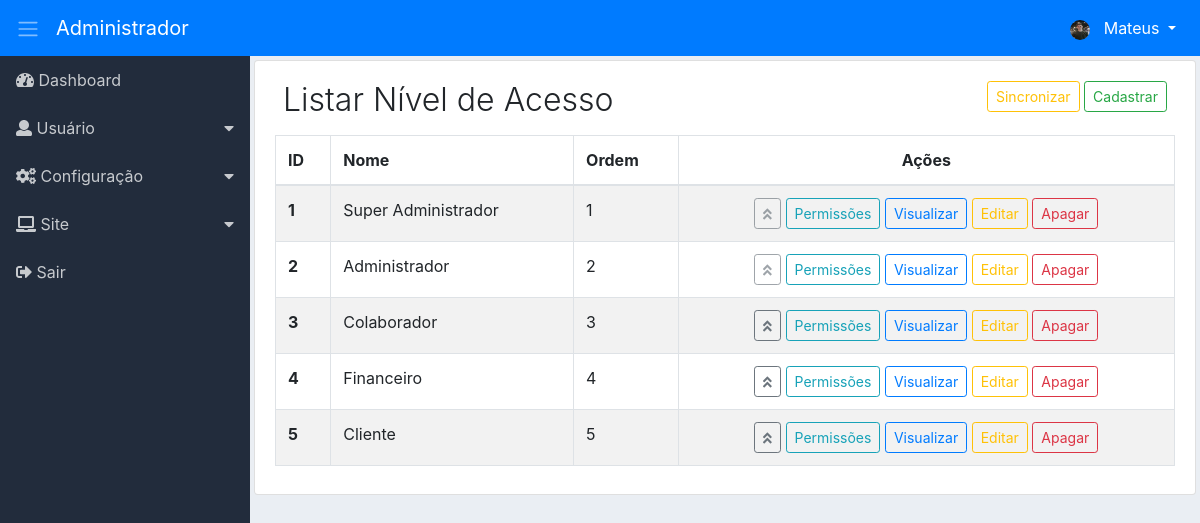
The app's page /adm/nivel-acesso/listar (signed in) with its own data.
### tables this page shows
CREATE TABLE `adms_nivacs_pgs` (
  `id` int(11) NOT NULL,
  `permissao` int(11) NOT NULL,
  `ordem` int(11) NOT NULL,
  `dropdown` int(11) NOT NULL DEFAULT 2,
  `lib_menu` int(11) NOT NULL DEFAULT 2,
  `adms_menu_id` int(11) NOT NULL DEFAULT 4,
  `adms_niveis_acesso_id` int(11) NOT NULL,
  `adms_pagina_id` int(11) NOT NULL,
  `created` datetime NOT NULL,
  `modified` datetime DEFAULT NULL
);

CREATE TABLE `adms_menus` (
  `id` int(11) NOT NULL,
  `nome` varchar(220) NOT NULL,
  `icone` varchar(40) NOT NULL,
  `ordem` int(11) NOT NULL,
  `adms_sit_id` int(11) NOT NULL,
  `created` datetime NOT NULL,
  `modified` datetime DEFAULT NULL
);

CREATE TABLE `adms_niveis_acessos` (
  `id` int(11) NOT NULL,
  `nome` varchar(50) NOT NULL,
  `ordem` int(11) NOT NULL,
  `created` datetime NOT NULL,
  `modified` datetime DEFAULT NULL
);

### adm/app/adms/Controllers/NivelAcesso.php (called while the page is built, shortened)
<?php
class NivelAcesso
{
    private $Dados;
    public function listar($PageId = null)
    {
        $this->PageId = (int) $PageId ? $PageId : 1;
        $botao = ['cad_nivac' => ['menu_controller' => 'cadastrar-niv-ac', 'menu_metodo' => 'cad-niv-ac'],
            'vis_nivac' => ['menu_controller' => 'ver-niv-ac', 'menu_metodo' => 'ver-niv-ac'],
            'edit_nivac' => ['menu_controller' => 'editar-niv-ac', 'menu_metodo' => 'edit-niv-ac'],
            'del_nivac' => ['menu_controller' => 'apagar-niv-ac', 'menu_metodo' => 'apagar-niv-ac'],
            'ordem_nivac' => ['menu_controller' => 'alt-ordem-niv-ac', 'menu_metodo' => 'alt-ordem-niv-ac'],
            'list_permi' => ['menu_controller' => 'permissoes', 'menu_metodo' => 'listar'],
            'sincro_permi' => ['menu_controller' => 'sincro-pg-niv-ac', 'menu_metodo' => 'sincro-pg-niv-ac']];
        $listarBotao = new \App\adms\Models\AdmsBotao();
        $this->Dados['botao'] = $listarBotao->valBotao($botao);
        $listarMenu = new \App\adms\Models\AdmsMenu();
        $this->Dados['menu'] = $listarMenu->itemMenu();
        $listarNivAc = new \App\adms\Models\AdmsListarNivAc();
        $this->Dados['listNivAc'] = $listarNivAc->listarNivAc($this->PageId);
        $this->Dados['paginacao'] = $listarNivAc->getResultadoPg();
        $carregarView = new \Core\ConfigView("adms/Views/nivAcesso/listarNicAc", $this->Dados);
        $carregarView->renderizar();
    }
}

### adm/app/adms/Models/helper/AdmsRead.php (called while the page is built, shortened)
<?php
class AdmsRead extends AdmsConn
{
    private $Select;
    private $Values;
    private $Resultado;
    private $Query;
    function getResultado()
    {
        return $this->Resultado;
    }
    public function fullRead($Query, $ParseString = null)
    {
        $this->Select = (string) $Query;
        if (!empty($ParseString)) {
            parse_str($ParseString, $this->Values);
        }
        $this->exeInstrucao();
    }
    private function exeInstrucao()
    {
        $this->conexao();
        try {
            $this->getIntrucao();
            $this->Query->execute();
            $this->Resultado = $this->Query->fetchAll();
        } catch (Exception $ex) {
            $this->Resultado = null;
        }
    }
    private function conexao()
    {
        $this->Conn = parent::getConn();
        $this->Query = $this->Conn->prepare($this->Select);
        $this->Query->setFetchMode(PDO::FETCH_ASSOC);
    }
    private function getIntrucao()
    {
        if ($this->Values) {
            foreach ($this->Values as $Link => $Valor) {
                if ($Link == 'limit' || $Link == 'offset') {
                    $Valor = (int) $Valor;
                }
                $this->Query->bindValue(":{$Link}", $Valor, (is_int($Valor) ? PDO::PARAM_INT : PDO::PARAM_STR));
            }
        }
    }
}

### adm/app/adms/Models/helper/AdmsConn.php (called while the page is built, shortened)
<?php
class AdmsConn
{
    public static $Host = HOST;
    public static $User = USER;
    public static $Pass = PASS;
    public static $Dbname = DBNAME;
    private static $Connect = null;
    private static function conectar()
    {
        try {
            if(self::$Connect == null){
                self::$Connect = new PDO('mysql:host=' . self::$Host . ';dbname=' . self::$Dbname, self::$User, self::$Pass);
            }
        } catch (Exception $exc) {
            echo 'mensagem: ' . $exc->getMessage();
            die;
        }
        return self::$Connect;
    }
    public function getConn()
    {
        return self::conectar();
    }
}

### adm/app/adms/Models/AdmsMenu.php (called while the page is built, shortened)
<?php
class AdmsMenu
{
    public function itemMenu()
    {
        $listItemMenu = new \App\adms\Models\helper\AdmsRead();
        $listItemMenu->fullRead("SELECT nivpg.dropdown,
                men.id id_men, men.nome nome_men, men.icone icone_men,
                pg.id id_pg, pg.menu_controller, pg.menu_metodo, pg.nome_pagina, pg.icone icone_pg
                FROM adms_nivacs_pgs nivpg
                INNER JOIN adms_menus men ON men.id=nivpg.adms_menu_id
                INNER JOIN adms_paginas pg ON pg.id=nivpg.adms_pagina_id
                WHERE nivpg.adms_niveis_acesso_id =:adms_niveis_acesso_id
                AND nivpg.permissao =:permissao
                AND nivpg.lib_menu =:lib_menu
                ORDER BY men.ordem, nivpg.ordem ASC", "adms_niveis_acesso_id=".$_SESSION['adms_niveis_acesso_id']."&permissao=1&lib_menu=1");
        $this->Resultado = $listItemMenu->getResultado();
        return $this->Resultado;
    }
}

### adm/app/adms/Models/AdmsListarNivAc.php (called while the page is built, shortened)
<?php
class AdmsListarNivAc
{
    private $LimiteResultado = 20;
    public function listarNivAc($PageId = null)
    {
        $this->PageId = (int) $PageId;
        $paginacao = new \App\adms\Models\helper\AdmsPaginacao(URLADM . 'nivel-acesso/listar');
        $paginacao->condicao($this->PageId, $this->LimiteResultado);
        $paginacao->paginacao("SELECT COUNT(nivac.id) AS num_result
                FROM adms_niveis_acessos nivac
                WHERE nivac.ordem >=:ordem", "ordem=".$_SESSION['adms_ordem_nivac']);
        $listarNivAc = new \App\adms\Models\helper\AdmsRead();
        $listarNivAc->fullRead("SELECT nivac.id, nivac.nome, nivac.ordem
                FROM adms_niveis_acessos nivac
                WHERE nivac.ordem >=:ordem
                ORDER BY ordem ASC LIMIT :limit OFFSET :offset", "ordem=".$_SESSION['adms_ordem_nivac']."&limit={$this->LimiteResultado}&offset={$paginacao->getOffset()}");
        $this->Resultado = $listarNivAc->getResultado();
        return $this->Resultado;
    }
}

### adm/app/adms/Models/helper/AdmsPaginacao.php (called while the page is built, shortened)
<?php
class AdmsPaginacao
{
    private $LimiteResultado;
    private $Offset;
    private $Resultado;
    function getResultado()
    {
        return $this->Resultado;
    }
    function getOffset()
    {
        return $this->Offset;
    }
    public function condicao($Pagina, $LimiteResultado)
    {
        $this->Pagina = (int) $Pagina ? $Pagina : 1;
        $this->LimiteResultado = (int) $LimiteResultado;
        $this->Offset = ($this->Pagina * $this->LimiteResultado) - $this->LimiteResultado;
    }
    public function paginacao($Query, $ParseString = null)
    {
        $this->Query = (string) $Query;
        $this->ParseString = (string) $ParseString;
        $contar = new \App\adms\Models\helper\AdmsRead();
        $contar->fullRead($this->Query, $this->ParseString);
        $this->ResultBd = $contar->getResultado();
        if ($this->ResultBd[0]['num_result'] > $this->LimiteResultado) {
            $this->instrucaoPaginacao();
        } else {
            $this->Resultado = null;
        }
    }
}

### adm/app/adms/Views/nivAcesso/listarNicAc.php (the view, shortened to what this page needs)
<div class="content p-1">
    <div class="list-group-item">
        <div class="d-flex">
            <div class="mr-auto p-2">
                <h2 class="display-4 titulo">Listar Nível de Acesso</h2>
            </div>
            <div class="p-2">
                <span class="d-none d-md-block">
                    <?php
                    if ($this->Dados['botao']['sincro_permi']) {
                        echo "<a href='" . URLADM . "sincro-pg-niv-ac/sincro-pg-niv-ac' class='btn btn-outline-warning btn-sm'>Sincronizar</a> ";
                    }
                    if ($this->Dados['botao']['cad_nivac']) {
                        echo "<a href='" . URLADM . "cadastrar-niv-ac/cad-niv-ac' class='btn btn-outline-success btn-sm'>Cadastrar</a> ";
                    }
                    ?>
                </span>
            </div>
        </div>
        <div class="table-responsive">
            <table class="table table-striped table-hover table-bordered">
                <thead>
                    <tr>
                        <th>ID</th>
                        <th>Nome</th>
                        <th class="d-none d-sm-table-cell">Ordem</th>
                        <th class="text-center">Ações</th>
                    </tr>
                </thead>
                <tbody>
                    <?php
                    $qnt_linhas_exe = 1;
                    foreach ($this->Dados['listNivAc'] as $nivAc) {
                        extract($nivAc);
                        ?>
                        <tr>
                            <th><?php echo $id; ?></th>
                            <td><?php echo $nome; ?></td>
                            <td class="d-none d-sm-table-cell"><?php echo $ordem; ?></td>
                            <td class="text-center">
                                <span class="d-none d-md-block">
                                    <?php
                                    if ($qnt_linhas_exe <= 2) {
                                        if ($this->Dados['botao']['ordem_nivac']) {
                                            echo "<button class='btn btn-outline-secondary btn-sm disabled'><i class='fas fa-angle-double-up'></i></button> ";
                                        }
                                    } else {
                                        if ($this->Dados['botao']['ordem_nivac']) {
                                            echo "<a href='" . URLADM . "alt-ordem-niv-ac/alt-ordem-niv-ac/$id' class='btn btn-outline-secondary btn-sm'><i class='fas fa-angle-double-up'></i></a> ";
                                        }
                                    }
                                    $qnt_linhas_exe++;
                                    if ($this->Dados['botao']['list_permi']) {
                                        echo "<a href='" . URLADM . "permissoes/listar/1?niv=$id' class='btn btn-outline-info btn-sm'>Permissões</a> ";
                                    }
                                    if ($this->Dados['botao']['vis_nivac']) {
                                        echo "<a href='" . URLADM . "ver-niv-ac/ver-niv-ac/$id' class='btn btn-outline-primary btn-sm'>Visualizar</a> ";
                                    }
                                    if ($this->Dados['botao']['edit_nivac']) {
                                        echo "<a href='" . URLADM . "editar-niv-ac/edit-niv-ac/$id' class='btn btn-outline-warning btn-sm'>Editar</a> ";
                                    }
                                    if ($this->Dados['botao']['del_nivac']) {
                                        echo "<a href='" . URLADM . "apagar-niv-ac/apagar-niv-ac/$id' class='btn btn-outline-danger btn-sm' data-confirm='Tem certeza de que deseja excluir o item selecionado?'>Apagar</a> ";
                                    }
                                    ?>
                                </span>
                            </td>
                        </tr>
                        <?php
                    }
                    ?>
                </tbody>
            </table>
        </div>
    </div>
</div>

### adm/app/adms/Views/include/sidebar.php (shortened to what this page needs)
<div class="d-flex">
    <nav class="sidebar">
        <ul class="list-unstyled">
            <?php
            $cont_drop = 0;
            $cont_drop_fech = 0;
            foreach ($this->Dados['menu'] as $menu) {
                extract($menu);
                if ($dropdown == 1) {
                    if ($cont_drop != $id_men) {
                        if (($cont_drop_fech == 1) AND ( $cont_drop != 0)) {
                            echo "</li>";
                            $cont_drop_fech = 0;
                        }
                        echo "<li>";
                        echo "<a href='#submenu" . $id_men . "' data-toggle='collapse'>";
                        echo "<i class='" . $icone_men . "'></i> " . $nome_men;
                        echo "</a>";
                        $cont_drop = $id_men;
                    }
                    $cont_drop_fech = 1;
                } else {
                    if ($cont_drop_fech == 1) {
                        echo "</li>";
                        $cont_drop_fech = 0;
                    }
                    echo "<li><a href='" . URLADM . $menu_controller . "/" . $menu_metodo . "'><i class='" . $icone_men . "'></i> " . $nome_men . "</a></li>";
                }
            }
            ?>
        </ul>
    </nav>

### adm/assets/css/dashboard.css (style rules this page uses)
body { background-color: #eaeef3; }
.sidebar { background-color: #222c3c; min-width: 250px; max-width: 250px; min-height: calc(100vh - 56px); transition: all 0.3s; }
.sidebar ul li a { display: block; padding: 0.75rem 1rem; color: #c7cace; text-decoration: none; }
.sidebar [data-toggle="collapse"] { position: relative; }
.sidebar [data-toggle="collapse"]:before { content: "\f0d7"; font-family: "Font Awesome 5 Free"; font-weight: 900; position: absolute; right: 1rem; }
.content { width: 100%; }
.titulo { font-size: 2.0rem !important; }

### records on screen
adms_nivacs_pgs: adms_menu.nome "Dashboard"
adms_nivacs_pgs: adms_menu.nome "Usuário"
adms_nivacs_pgs: adms_menu.nome "Configuração"
adms_nivacs_pgs: adms_menu.nome "Site"
adms_nivacs_pgs: adms_menu.nome "Sair"
adms_niveis_acessos: id "1", nome "Super Administrador", ordem "1"
adms_niveis_acessos: id "2", nome "Administrador", ordem "2"
adms_niveis_acessos: id "3", nome "Colaborador", ordem "3"
adms_niveis_acessos: id "4", nome "Financeiro", ordem "4"
adms_niveis_acessos: id "5", nome "Cliente", ordem "5"

### other values on screen
$prim_nome "Mateus"
